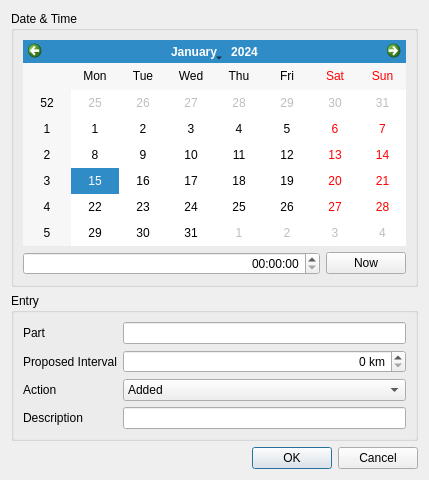
<?xml version="1.0" encoding="UTF-8"?>
<ui version="4.0">
 <class>ServiceEntryDialog</class>
 <widget class="QDialog" name="ServiceEntryDialog">
  <property name="geometry">
   <rect>
    <x>0</x>
    <y>0</y>
    <width>429</width>
    <height>480</height>
   </rect>
  </property>
  <property name="windowTitle">
   <string>Service List Entry</string>
  </property>
  <layout class="QVBoxLayout" name="verticalLayout">
   <item>
    <widget class="QGroupBox" name="groupBox">
     <property name="title">
      <string>Date &amp;&amp; Time</string>
     </property>
     <layout class="QGridLayout" name="gridLayout">
      <item row="0" column="0" colspan="2">
       <widget class="QCalendarWidget" name="calendarWidget"/>
      </item>
      <item row="1" column="0">
       <widget class="QTimeEdit" name="timeEdit">
        <property name="alignment">
         <set>Qt::AlignRight|Qt::AlignTrailing|Qt::AlignVCenter</set>
        </property>
       </widget>
      </item>
      <item row="1" column="1">
       <widget class="QPushButton" name="pushButtonNow">
        <property name="sizePolicy">
         <sizepolicy hsizetype="Fixed" vsizetype="Fixed">
          <horstretch>0</horstretch>
          <verstretch>0</verstretch>
         </sizepolicy>
        </property>
        <property name="text">
         <string>Now</string>
        </property>
       </widget>
      </item>
     </layout>
    </widget>
   </item>
   <item>
    <widget class="QGroupBox" name="groupBox_2">
     <property name="title">
      <string>Entry</string>
     </property>
     <layout class="QGridLayout" name="gridLayout_2">
      <item row="1" column="0">
       <widget class="QLabel" name="label">
        <property name="text">
         <string>Proposed Interval</string>
        </property>
       </widget>
      </item>
      <item row="0" column="0">
       <widget class="QLabel" name="label_3">
        <property name="text">
         <string>Part</string>
        </property>
       </widget>
      </item>
      <item row="1" column="1">
       <widget class="QSpinBox" name="spinBoxInterval">
        <property name="alignment">
         <set>Qt::AlignRight|Qt::AlignTrailing|Qt::AlignVCenter</set>
        </property>
        <property name="suffix">
         <string> km</string>
        </property>
        <property name="maximum">
         <number>999999999</number>
        </property>
       </widget>
      </item>
      <item row="3" column="1">
       <widget class="QLineEdit" name="lineEditDescr"/>
      </item>
      <item row="0" column="1">
       <widget class="QLineEdit" name="lineEditPart"/>
      </item>
      <item row="2" column="0">
       <widget class="QLabel" name="labelAction">
        <property name="text">
         <string>Action</string>
        </property>
       </widget>
      </item>
      <item row="3" column="0">
       <widget class="QLabel" name="label_5">
        <property name="text">
         <string>Description</string>
        </property>
       </widget>
      </item>
      <item row="2" column="1">
       <widget class="QComboBox" name="comboBoxAction">
        <item>
         <property name="text">
          <string>Added</string>
         </property>
        </item>
        <item>
         <property name="text">
          <string>Replaced</string>
         </property>
        </item>
        <item>
         <property name="text">
          <string>Other</string>
         </property>
        </item>
       </widget>
      </item>
     </layout>
    </widget>
   </item>
   <item>
    <layout class="QHBoxLayout" name="horizontalLayout_2">
     <item>
      <spacer name="horizontalSpacer">
       <property name="orientation">
        <enum>Qt::Horizontal</enum>
       </property>
       <property name="sizeHint" stdset="0">
        <size>
         <width>40</width>
         <height>20</height>
        </size>
       </property>
      </spacer>
     </item>
     <item>
      <widget class="QDialogButtonBox" name="buttonBox">
       <property name="standardButtons">
        <set>QDialogButtonBox::Cancel|QDialogButtonBox::Ok</set>
       </property>
      </widget>
     </item>
    </layout>
   </item>
  </layout>
 </widget>
 <tabstops>
  <tabstop>calendarWidget</tabstop>
  <tabstop>timeEdit</tabstop>
  <tabstop>pushButtonNow</tabstop>
  <tabstop>lineEditPart</tabstop>
  <tabstop>spinBoxInterval</tabstop>
  <tabstop>comboBoxAction</tabstop>
  <tabstop>lineEditDescr</tabstop>
 </tabstops>
 <resources/>
 <connections/>
</ui>
